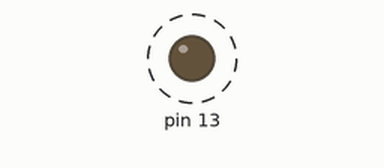
Recording of a sketch running on a simulated Arduino Uno, built with avr-gcc and run on an emulated ATmega328P. Shown: output pins drawn as LEDs (lit = HIGH). Dashed ring = blinking.

Above: at 0.5 s.
Timing chart, 0 to 4.6 s (numbered marks = the images above):
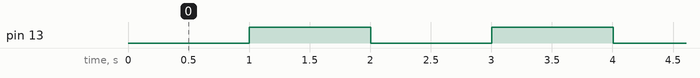

Measured:
- by itself, pin 13: alternates HIGH for 1.0 s and LOW for 1.0 s

The sketch:

2022-11-09_Blink_With_millis__.ino
```cpp
unsigned long stored = 0;
unsigned long elapsed;
const int intervalBlink = 1000;
int toggle = 1;

void setup() {
  Serial.begin(9600);
  pinMode (13, OUTPUT);
}
void loop() {
  elapsed = millis();
  if (elapsed - stored > intervalBlink) {
    if (toggle == 1){
      toggle = 0;
      stored = millis();
      digitalWrite (13, HIGH);
    } else if (toggle == 0) {
      toggle = 1;
      stored = millis();
      digitalWrite (13, LOW);
    }
  }
}
```
